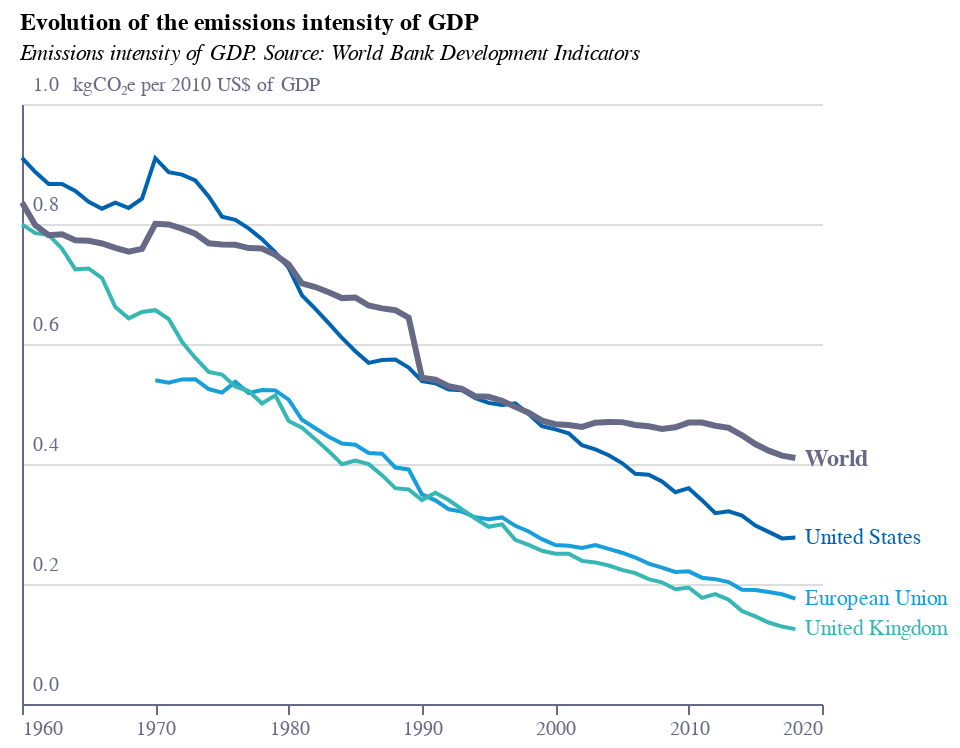

Source (notebook cell):
### Code cell
base = alt.Chart(f2).encode(
    x=alt.X(
        "year:Q",
        axis=alt.Axis(
            grid=False,
            titleAlign="center",
            titleAnchor="middle",
            title="",
            labelColor=colors["eco-gray"],
            titleColor=colors["eco-gray"],
            tickColor=colors["eco-gray"],
            domainColor=colors["eco-gray"],
            tickCount=5,
            orient="bottom",
            labelAngle=0,
            format=".0f",
            # zindex=1,
            # offset=-43
        ),
    )
)
lines = (
    base.mark_line()
    .encode(
        y=alt.Y(
            "value:Q",
            axis=alt.Axis(
                grid=True,
                title="kgCO₂e per 2010 US$ of GDP",
                titleAnchor="start",
                labelColor=colors["eco-gray"],
                titleColor=colors["eco-gray"],
                tickColor=colors["eco-gray"],
                domainColor=colors["eco-gray"],
                titleFontSize=10,
                titleFontWeight="normal",
                ticks=False,
                labelAlign="left",
                labelBaseline="middle",
                labelPadding=-5,
                labelOffset=-10,
                titleX=25,
                titleY=-5,
                titleBaseline="bottom",
                titleAngle=0,
                titleAlign="left",
                tickCount=7,
                format=".1f",
            ),
        ),
        color=alt.Color(
            "country:N",
            legend=None,
            scale=alt.Scale(
                range=[
                    colors["eco-light-blue"],
                    colors["eco-turquiose"],
                    colors["eco-mid-blue"],
                ]
            ),
        ),
    )
    .transform_filter(
        alt.FieldOneOfPredicate(
            field="country", oneOf=["United States", "United Kingdom", "European Union"]
        )
    )
)
line = (
    base.mark_line(color=colors["eco-gray"], strokeWidth=3)
    .encode(y="value:Q")
    .transform_filter(alt.FieldOneOfPredicate(field="country", oneOf=["World"]))
)
labels = (
    lines.mark_text(align="left", dx=5)
    .encode(
        text="country:N",
    )
    .transform_filter("datum.year==2018")
)
label = (
    line.mark_text(
        align="left", dx=5, fontSize=12, fontStyle="bold", color=colors["eco-gray"]
    )
    .encode(text="country:N")
    .transform_filter("datum.year==2018")
)
title = alt.TitleParams(
    "Evolution of the emissions intensity of GDP",
    subtitle=["Emissions intensity of GDP. Source: World Bank Development Indicators"],
    anchor="start",
    align="left",
    dx=5,
    fontSize=12,
    subtitleFontSize=11,
    subtitleFontStyle="italic",
)
layer1 = (
    ((lines + line + labels + label).properties(height=300, width=400))
    .configure_view(stroke=None)
    .properties(title=title)
)
layer1.save("visualisation/" + f + ".json")
layer1.save("visualisation/" + f + ".png")
open("README.md", "a").write(readme)
with alt.data_transformers.disable_max_rows():
    layer1.display()

### Figure 1 — Vega-Lite specification as saved in the notebook (floating-point values rounded to 4 significant figures; data arrays with more than 128 entries replaced by an {"elided": "..."} marker saying what was removed)
{"config": {"view": {"continuousWidth": 400, "continuousHeight": 300, "stroke": null}}, "layer": [{"mark": "line", "encoding": {"color": {"type": "nominal", "field": "country", "legend": null, "scale": {"range": ["#179FDB", "#36B7B4", "#0063AF"]}}, "x": {"type": "quantitative", "axis": {"domainColor": "#676A86", "format": ".0f", "grid": false, "labelAngle": 0, "labelColor": "#676A86", "orient": "bottom", "tickColor": "#676A86", "tickCount": 5, "title": "", "titleAlign": "center", "titleAnchor": "middle", "titleColor": "#676A86"}, "field": "year"}, "y": {"type": "quantitative", "axis": {"domainColor": "#676A86", "format": ".1f", "grid": true, "labelAlign": "left", "labelBaseline": "middle", "labelColor": "#676A86", "labelOffset": -10, "labelPadding": -5, "tickColor": "#676A86", "tickCount": 7, "ticks": false, "title": "kgCO₂e per 2010 US$ of GDP", "titleAlign": "left", "titleAnchor": "start", "titleAngle": 0, "titleBaseline": "bottom", "titleColor": "#676A86", "titleFontSize": 10, "titleFontWeight": "normal", "titleX": 25, "titleY": -5}, "field": "value"}}, "transform": [{"filter": {"field": "country", "oneOf": ["United States", "United Kingdom", "European Union"]}}]}, {"mark": {"type": "line", "color": "#676A86", "strokeWidth": 3}, "encoding": {"x": {"type": "quantitative", "axis": {"domainColor": "#676A86", "format": ".0f", "grid": false, "labelAngle": 0, "labelColor": "#676A86", "orient": "bottom", "tickColor": "#676A86", "tickCount": 5, "title": "", "titleAlign": "center", "titleAnchor": "middle", "titleColor": "#676A86"}, "field": "year"}, "y": {"type": "quantitative", "field": "value"}}, "transform": [{"filter": {"field": "country", "oneOf": ["World"]}}]}, {"mark": {"type": "text", "align": "left", "dx": 5}, "encoding": {"color": {"type": "nominal", "field": "country", "legend": null, "scale": {"range": ["#179FDB", "#36B7B4", "#0063AF"]}}, "text": {"type": "nominal", "field": "country"}, "x": {"type": "quantitative", "axis": {"domainColor": "#676A86", "format": ".0f", "grid": false, "labelAngle": 0, "labelColor": "#676A86", "orient": "bottom", "tickColor": "#676A86", "tickCount": 5, "title": "", "titleAlign": "center", "titleAnchor": "middle", "titleColor": "#676A86"}, "field": "year"}, "y": {"type": "quantitative", "axis": {"domainColor": "#676A86", "format": ".1f", "grid": true, "labelAlign": "left", "labelBaseline": "middle", "labelColor": "#676A86", "labelOffset": -10, "labelPadding": -5, "tickColor": "#676A86", "tickCount": 7, "ticks": false, "title": "kgCO₂e per 2010 US$ of GDP", "titleAlign": "left", "titleAnchor": "start", "titleAngle": 0, "titleBaseline": "bottom", "titleColor": "#676A86", "titleFontSize": 10, "titleFontWeight": "normal", "titleX": 25, "titleY": -5}, "field": "value"}}, "transform": [{"filter": {"field": "country", "oneOf": ["United States", "United Kingdom", "European Union"]}}, {"filter": "datum.year==2018"}]}, {"mark": {"type": "text", "align": "left", "color": "#676A86", "dx": 5, "fontSize": 12, "fontStyle": "bold"}, "encoding": {"text": {"type": "nominal", "field": "country"}, "x": {"type": "quantitative", "axis": {"domainColor": "#676A86", "format": ".0f", "grid": false, "labelAngle": 0, "labelColor": "#676A86", "orient": "bottom", "tickColor": "#676A86", "tickCount": 5, "title": "", "titleAlign": "center", "titleAnchor": "middle", "titleColor": "#676A86"}, "field": "year"}, "y": {"type": "quantitative", "field": "value"}}, "transform": [{"filter": {"field": "country", "oneOf": ["World"]}}, {"filter": "datum.year==2018"}]}], "data": {"name": "data-ade81d8aeecc14930752c0c1ccf856df"}, "height": 300, "title": {"text": "Evolution of the emissions intensity of GDP", "align": "left", "anchor": "start", "dx": 5, "fontSize": 12, "subtitle": ["Emissions intensity of GDP. Source: World Bank Development Indicators"], "subtitleFontSize": 11, "subtitleFontStyle": "italic"}, "width": 400, "$schema": "https://vega.github.io/schema/vega-lite/v4.8.1.json", "datasets": {"data-ade81d8aeecc14930752c0c1ccf856df": {"elided": "11058 records"}}}
